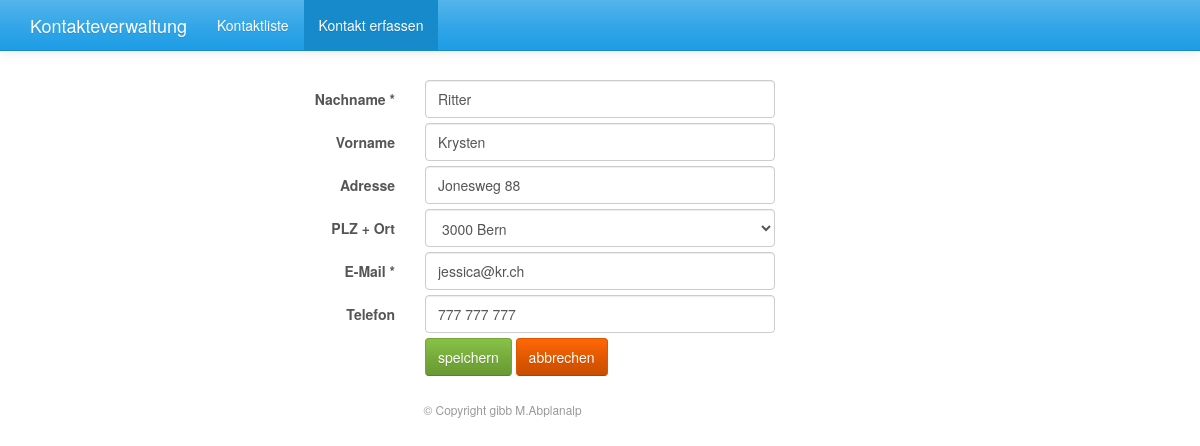
The app's page /php/index.php?id=kontakterfassen&action=edit&kid=1 with its own data.
### tables this page shows
CREATE TABLE `kontakte` (
  `kid` int(11) NOT NULL,
  `nachname` varchar(50) NOT NULL,
  `vorname` varchar(50) DEFAULT NULL,
  `strasse` varchar(100) DEFAULT NULL,
  `oid` smallint(6) DEFAULT NULL,
  `email` varchar(100) NOT NULL,
  `tel` varchar(20) DEFAULT NULL
);

### php/db_functions.php (called while the page is built, shortened)
<?php
function db_select_orte() {
	$sql = "select * from orte order by ort, plz";
	return sqlSelect($sql);
}
function db_select_kontakt($kid) {
	$sql = "select * from kontakte where kid = $kid";
	return sqlSelect($sql);
}
?>

### php/appl_functions.php (the view, shortened to what this page needs)
<?php
function kontakterfassen() {
  if (isset($_GET['action'])) $action = $_GET['action'];
  else $action = "new";
  if (isset($_GET['kid'])) $kid = $_GET['kid'];
  else $kid = "";
  if ($action == "edit" && $kid > 0) editKontakt($action, $kid);
  else newKontakt($action);
  return runTemplate( "../templates/".getValue("func").".htm.php" );
}
function dropOrt($sel="") {
  $data = db_select_orte();
  $drop = "<select name='oid' class='form-control'>";
  $drop .= "<option value='NULL'></option>";
  if (count($data)) {
	foreach ($data as $row) {
	  $selected = "";
	  if ($row['oid'] == $sel) $selected = "selected";
	  $drop .= "<option value='".$row['oid']."' $selected>".$row['plz']." ".$row['ort']."</option>";
	}
  }
  $drop .= "</select>";
  return $drop;
}
function editKontakt($action, $kid) {
  if (isset($_POST['speichern'])) {
	$fehlermeldung = checkKontakt();
	if (strlen($fehlermeldung) > 0) {
	  setValue("meldung", $fehlermeldung);
	  setValues($_POST);
	  setValue("droport", dropOrt($_POST['oid']));
	} else {
	  db_update_kontakt($kid, $_POST);
	  return header("Location: ".$_SERVER['PHP_SELF']."?id=kontaktliste&action=edit");
	}
  } else {
	setValue("data", db_select_kontakt($kid));
	if (is_array(getValue("data"))) {
	  setValue("droport", dropOrt(getValue("data")[0]['oid']));
	}
  }
}
?>

### templates/kontakterfassen.htm.php (shortened to what this page needs)
<div class="col-md-12">
<form name="kontakt" class="form-horizontal form-condensed" action="<?php echo getValue("phpmodule"); ?>" method="post">
  <div class="form-group control-group">
	<label class="control-label col-md-offset-2 col-md-2" for="nachname">Nachname *</label>
	<div class="col-md-4">
	  <input type="text" class="form-control" id="nachname" name="nachname" value="<?php echo getHtmlValue("nachname"); ?>" />
	</div>
  </div>
  <div class="form-group control-group">
	<label class="control-label col-md-offset-2 col-md-2" for="vorname">Vorname</label>
	<div class="col-md-4">
	  <input type="text" class="form-control" id="vorname" name="vorname" value="<?php echo getHtmlValue("vorname"); ?>" />
	</div>
  </div>
  <div class="form-group control-group">
	<label class="control-label col-md-offset-2 col-md-2" for="strasse">Adresse</label>
	<div class="col-md-4">
	  <input type="text" class="form-control" id="strasse" name="strasse" value="<?php echo getHtmlValue("strasse"); ?>" />
	</div>
  </div>
  <div class="form-group control-group">
	<label class="control-label col-md-offset-2 col-md-2" for="oid">PLZ + Ort</label>
	<div class="col-md-4">
	  <?php echo getValue("droport"); ?>
	</div>
  </div>
  <div class="form-group control-group">
	<label class="control-label col-md-offset-2 col-md-2" for="email">E-Mail *</label>
	<div class="col-md-4">
	  <input type="text" class="form-control" id="email" name="email" value="<?php echo getHtmlValue("email"); ?>" />
	</div>
  </div>
  <div class="form-group control-group">
	<label class="control-label col-md-offset-2 col-md-2" for="tel">Telefon</label>
	<div class="col-md-4">
	  <input type="text" class="form-control" id="tel" name="tel" value="<?php echo getHtmlValue("tel"); ?>" />
	</div>
  </div>
  <div class="form-group control-group">
	<div class="col-md-offset-4 col-md-4">
	  <button type="submit" class="btn btn-success" name="speichern" id="speichern">speichern</button>
	  <a href="<?php echo $_SERVER['PHP_SELF']."?id=kontaktliste"; ?>" class="btn btn-warning">abbrechen</a>
	  </div>
  </div>
</form>
</div>

### templates/index.htm.php (style rules this page uses)
.form-condensed .control-group { margin-top: 0; margin-bottom: 5px; }

### records on screen
kontakte: nachname "Ritter", vorname "Krysten", strasse "Jonesweg 88", email "jessica@kr.ch", tel "777 777 777"

### other values on screen
$option "Kontaktliste"
$option "Kontakt erfassen"
form field oid "3000 Bern"
